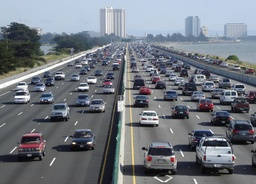
#> input picture warps.jpeg, 256 x 184 px, shrunk from 1600 x 1152 before the run
$ jupyter execute main.ipynb
#> lines starting #> are read from the running program, lines starting #| are printed output that depends on the picture
[cell 1]
import numpy as np
from matplotlib import pyplot as plt
from PIL import Image
from numpy.lib.type_check import imag

# Task 1: Implement a function to perform convolution

[cell 2]
def conv(im,A):
    k = A.shape[0] # Kernel size
    height, width = im.shape

    height, width = height-k+1, width-k+1
    conv_img = np.zeros(shape=(height,width))

    for i in range(height): # For Row
      for j in range(width): # For Column
        mat = im[i:i+k, j:j+k]
        conv_img[i,j] = np.sum(np.multiply(mat,A))

    return conv_img

"""
To perform a convolution from scratch,
- We first need to get the right input image and kernel we using, Guassian blur for our task.
- Then we obtain the desired output size with respect to our input and kernel size.
- Once we have our output size, we can slid our kernel over the input image and multiple with the
corresponding element, sum of them together and repeat with 1 column increment every time.
"""

mat = np.array([[2,4,5,4,2],
                [4,9,12,9,4],
                [5,12,15,12,5],
                [4,9,12,9,4],
                [2,4,5,4,2]])

A = np.multiply(1/159,mat)

IMAGES = ["warps.jpeg"]

num = 0
image = Image.open(IMAGES[num]).convert('L')
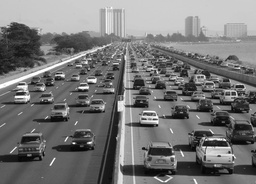
#> image: PIL image 256x184 L; min 1, max 255, mean 118.7
img = np.array(image)

def plot_two_images(img1: np.array, img2: np.array):
    _, ax = plt.subplots(1, 2, figsize=(10, 8))
    ax[0].imshow(img1, cmap='gray')
    ax[1].imshow(img2, cmap='gray')

img_blurred = conv(img,A)
#> after the loop in conv, `for i in range(height):`:
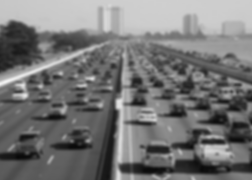
#> conv_img: shape (180, 252) float64; min 9.64, max 241.1, mean 118
originalImage = Image.open(IMAGES[num])
#> originalImage is the input picture: PIL image 256x184 RGB; mean R, G, B 114, 119.5, 127.2

plot_two_images(originalImage,img_blurred)

# Calculate the image gradients

[cell 3]
x_directionKernel = (1/8) * np.array([[-1,0,1],[-2,0,2], [-1,0,1]])
y_directionKernel = (1/8) * np.array([[1,2,1], [0,0,0], [-1,-2,-1]])

sobelx, sobely = conv(img_blurred,x_directionKernel), conv(img_blurred,y_directionKernel)
#> after the loop in conv (call 2), `for i in range(height):`:
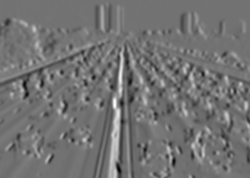
#> conv_img: shape (178, 250) float64; min -38.07, max 46.49, mean 0; drawn with min black and max white
#> in conv (call 3), `k = A.shape[0]`: k = 3
#> in conv (call 3), `height, width = height-k+1, width-k+1`: height = 178; width = 250
#> after the loop in conv (call 3), `for i in range(height):`:
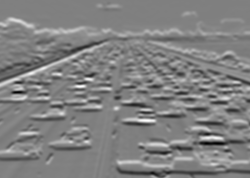
#> conv_img: shape (178, 250) float64; min -49.86, max 49.61, mean 0.5; drawn with min black and max white

plot_two_images(sobelx,sobely)

# Calculate gradient magnitude

[cell 4]
# Show results here
gradientMagnitude = np.sqrt(np.square(sobelx) + np.square(sobely))
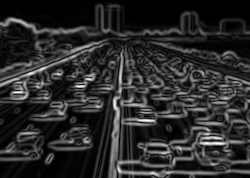
#> gradientMagnitude: shape (178, 250) float64; min 0, max 49.86, mean 8.4; drawn with min black and max white

plt.figure(figsize=(10,8))
plt.imshow(gradientMagnitude, cmap="gray")
plt.colorbar()
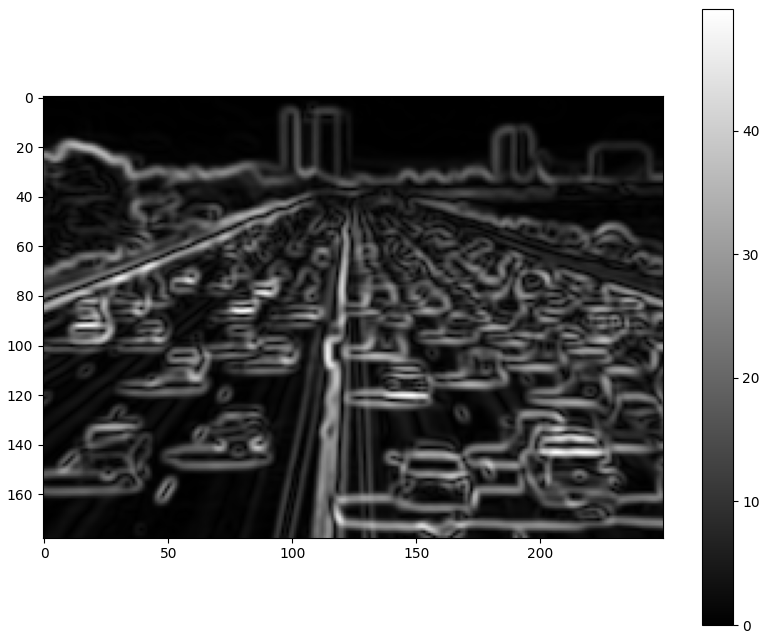
#> figure drawn by matplotlib, 2 panels

# Calculate gradient orientation

[cell 5]
Gx, Gy = sobelx, sobely
theta = np.arctan2(Gy,Gx)
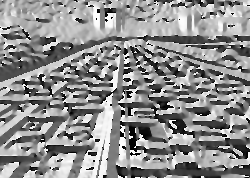
#> theta: shape (178, 250) float64; min -3.14, max 3.14, mean 0.362; drawn with min black and max white

gradientOrientation = theta * 180 / np.pi
gradientOrientation = np.round(gradientOrientation/45) * 45

plt.figure(figsize=(10,8))
plt.imshow(gradientOrientation)
plt.colorbar()

"""
The gradient orientation can help us estimate the points or region that we have determine for our patch matching
Since we know the alignment of our initial image. Then we can use a gradient orientation histogram matching and
normalised cross correlation template matching to obtain rotational invariance
"""
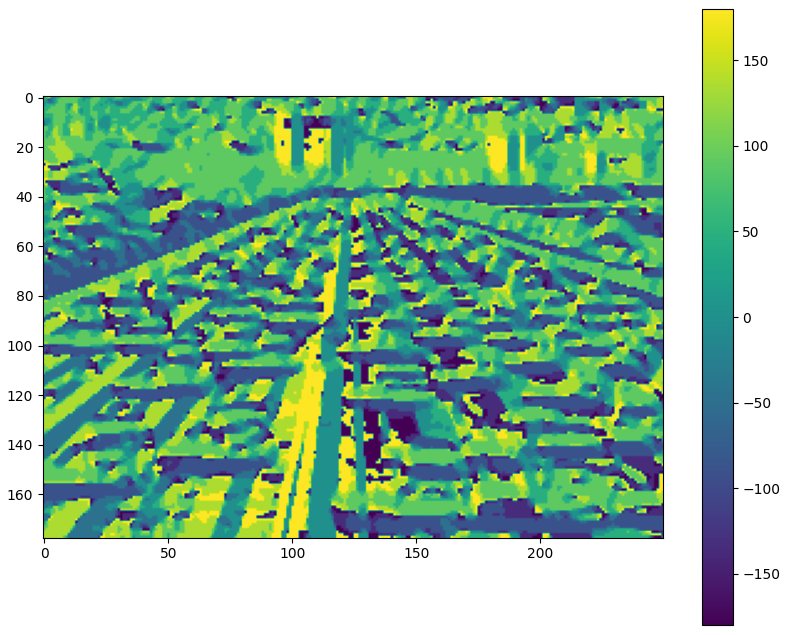
#> figure drawn by matplotlib, 2 panels

# Extend your code to perform non-maximal suppression

[cell 6]
def non_max_suppression(img,theta):
    height, width = img.shape
#> height = 178; width = 250
    Z = np.zeros((height,width), dtype=np.int32)
    angle = theta

    for i in range(1,height-1):
        for j in range(1,width-1):
            q = 255
            r = 255
            #angle 0
            if (0 <= angle[i,j] < 22.5) or (157.5 <= angle[i,j] <= 180):
                q = img[i, j+1]
                r = img[i, j+1]
            #angle 45
            elif (22.5 <= angle[i,j] < 67.5):
                q = img[i+1, j-1]
                r = img[i-1, j+1]
            #angle 90
            elif (67.5 <= angle[i,j] < 112.5):
                q = img[i+1, j]
                r = img[i-1, j]
            #angle 135
            elif (112.5 <= angle[i,j] < 157.5):
                q = img[i-1, j-1]
                r = img[i+1, j+1]

            if (img[i,j] >= q) and (img[i,j] >= r):
                Z[i,j] = img[i,j]
            else:
                Z[i,j] = 0
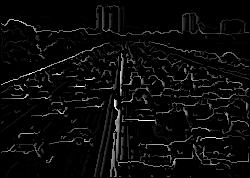
#> Z: shape (178, 250) int32; min 0, max 49, mean 2; drawn with min black and max white
    return Z


def threshold(img):
    highThreshold, lowThreshold = 0.05, 0.01
    highThreshold = img.max() * highThreshold
#> highThreshold = 2.45
    lowThreshold = img.min() * lowThreshold
#> lowThreshold = 0

    M, N = img.shape
#> M = 178; N = 250
    res = np.zeros((M,N), dtype=np.int32)

    weak = 128
    strong = 255

    strong_i, strong_j = np.where(img >= highThreshold)
#> strong_i = 6469 values from 4 to 176; strong_j = 6469 values, max 248 at index 764, min 1 at index 330, mean 132.3
    zeros_i, zeros_j = np.where(img < lowThreshold)
#> zeros_i = empty array; zeros_j = empty array

    weak_i, weak_j = np.where((img <= highThreshold) & (img >= lowThreshold))

    res[strong_i, strong_j] = strong
    res[weak_i, weak_j] = weak

    return (res)


outputImage = non_max_suppression(gradientMagnitude, gradientOrientation)
newImage = threshold(outputImage)
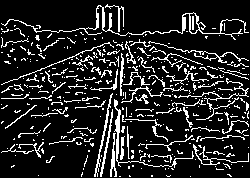
#> newImage: shape (178, 250) int32; values 128 (black) and 255 (white), 14.5% white in thin lines or dots

plt.figure(figsize=(10,8))
plt.imshow(newImage, cmap='gray')

"""
For threshold, we have strong pixel and weak pixel.
- Strong pixels are pixels that have an intensity so high that we are sure they contribute to the final edge.
- Weak pixel are pixels that have an intensity value that is not enough to be considered as strong ones,
but yet not small enough to be considered as non-relevant for the edge detection.
- Anything pixel value below weak pixel is set to zero and any pixel value more than or eqaul to strong pixel
is set to 255.
"""

$ run again, with test04.jpg copied over warps.jpeg
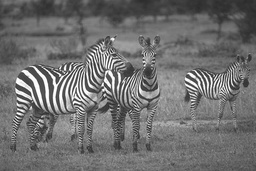
#> input picture test04.jpg, 256 x 171 px, shrunk from 481 x 321 before the run
#> image is the input picture: PIL image 256x171 L; min 26, max 255, mean 112
#> after the loop in conv (call 2), `for i in range(height):`:
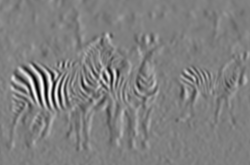
#> conv_img: shape (165, 250) float64; min -47.3, max 46.78, mean 0; drawn with min black and max white
#> highThreshold = 2.4
#> lowThreshold = 0
#> strong_i = 5940 values from 1 to 163; strong_j = 5940 values, max 248 at index 578, min 1 at index 0, mean 119
#> zeros_i = empty array
#> `newImage = threshold(outputImage)`:
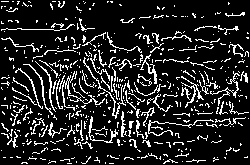
#> newImage: shape (165, 250) int32; values 128 (black) and 255 (white), 14.4% white in thin lines or dots
